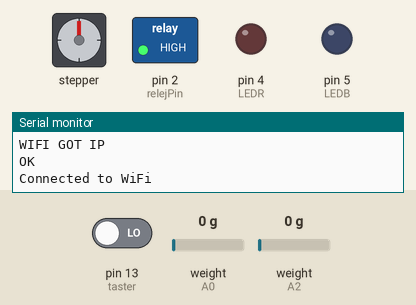
The sketch below on a simulated Arduino Uno, built with avr-gcc and run on an emulated ATmega328P. Shown: stepper motor, switched loads named in the sketch (green lamp = pin HIGH), output pins drawn as LEDs (lit = HIGH), the last lines printed to the serial monitor. Wiring (inferred from the names in the program): stepper motor (2048 steps per turn assumed): coils pin 8, pin 9, pin 10, pin 11. Inputs (shaded band) come from the test bench; at power-on: pin 13 (taster) LOW, weight on the scale (sensors on A2, A0) 0 g. The modem accepts every AT command (registered, SIM ready, sends succeed) and sends nothing else.

Above: at 15.5 s.
15.9 s: pin 13 (taster) driven HIGH
At 28.8 s:
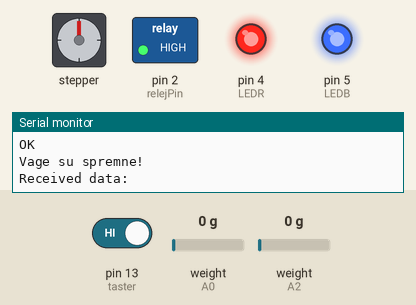
29.1 s: pin 13 (taster) driven LOW
At 34.2 s:
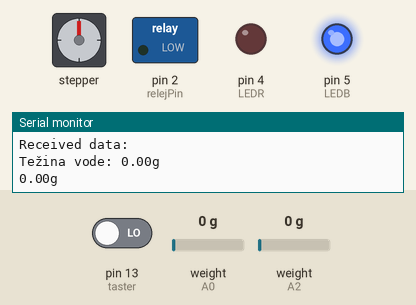
34.5 s: weight on the scale (sensor on A2) set to 442 g
37.2 s: weight on the scale (sensor on A2) set to 512 g
At 40.1 s:
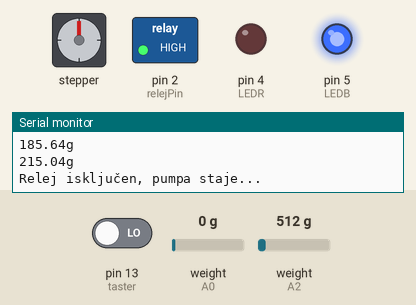
Timing chart, 0 to 41.6 s (numbered marks = the images above; inputs shaded):
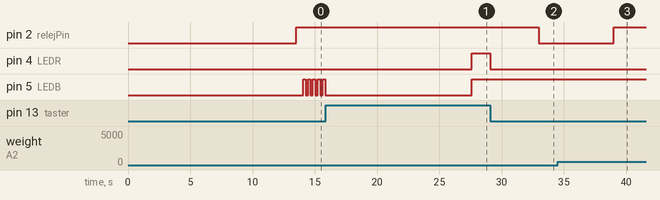

The sketch:

Automated_Pet_Feeder.ino
```cpp
#include <SoftwareSerial.h>
#include <ArduinoJson.h>
#include "HX711.h"
#include <Stepper.h>
#include <TimeLib.h>

#define STEPPER_PIN_1 8
#define STEPPER_PIN_2 9
#define STEPPER_PIN_3 10
#define STEPPER_PIN_4 11
const int stepsPerRevolution = 2048;
Stepper mojStepMotor(stepsPerRevolution, 8, 10, 9, 11);
int step_number = 0;

SoftwareSerial espSerial(7, 6);
String jsonData;

HX711 vagaHrana;
HX711 vagaVoda;
const int DT_VHrana = A0;
const int SCK_VHrana = A1;
const int DT_VVoda = A2;
const int SCK_VVoda = A3;

const int LEDB = 5;
int ledBState = LOW;
const int LEDR = 4;
const int taster = 13;
int tasterState = 0;

unsigned long poslednjeMerenjeVode = 0;
const unsigned long intervalMerenjaVode = 30 * 1000; // 2 minuta u milisekundama
const float maxTezinaVode = 200.0; // Maksimalna težina vode u gramima, prilagodi prema stvarnim vrednostima
const float granicaVode = maxTezinaVode / 3.0;
const int relejPin = 2;
bool relejUkljucen = false;

//Funkcija za pracenje odgovora sa ESP8622
boolean echoFind(String keyword) {
  byte current_char = 0;
  byte keyword_length = keyword.length();
  long deadline = millis() + 5000;

  while (millis() < deadline) {
    if (espSerial.available()) {
      char ch = espSerial.read();
      Serial.write(ch);

      if (ch == keyword[current_char]) {
        if (++current_char == keyword_length) {
          Serial.println();
          return true;
        }
      } else {
        current_char = 0;
      }
    }
  }
  return false;
}

//Funkcija za slanje AT komande na ESP8622
boolean SendCommand(String cmd, String ack) {
  espSerial.println(cmd);
  return echoFind(ack);
}

void setup() {
  Serial.begin(9600);
  espSerial.begin(9600);

  setTime(0,0,0,1,1,2024);
  if (SendCommand("AT+RST", "ready")) {
    delay(5000);
    Serial.println("ESP8266 reset successfully");
    blinkBlue(3,500);
  } else {
    Serial.println("Failed to reset ESP8266");
  }
  SendCommand(" =1", "OK");
  delay(500);

  pinMode(relejPin, OUTPUT);
  digitalWrite(relejPin, HIGH);

  pinMode(STEPPER_PIN_1, OUTPUT);
  pinMode(STEPPER_PIN_2, OUTPUT);
  pinMode(STEPPER_PIN_3, OUTPUT);
  pinMode(STEPPER_PIN_4, OUTPUT);
  pinMode(LEDB, OUTPUT);
  pinMode(LEDR, OUTPUT);
  pinMode(taster, INPUT);

  if (SendCommand("AT+CWJAP=\"Redmi Note 9\",\"ilija1999\"", "OK")) {
    delay(500);
    Serial.println("Connected to WiFi");
    blinkBlue(5,200);
    SendCommand("AT+CIFSR", "OK");
    delay(500);
    SendCommand("AT+CIPMUX=1", "OK");
    delay(500);
    SendCommand("AT+CIPSERVER=1,80", "OK");
    delay(500);

    vagaHrana.begin(DT_VHrana, SCK_VHrana);
    delay(500);
    vagaVoda.begin(DT_VVoda, SCK_VVoda);
    delay(500);
    if((vagaHrana.is_ready())&&(vagaVoda.is_ready())){
      delay(1000);
      vagaHrana.tare();
      delay(3000);
      vagaVoda.tare();
      delay(3000);
      Serial.println("Vage su spremne!");
      ledBState = HIGH;
      digitalWrite(LEDB,ledBState);
    }
    else{
      digitalWrite(LEDR, HIGH);
      Serial.println("Vage nisu spremne!");
    }

  } else {
    Serial.println("Failed to connect to WiFi");
    blinkRed(5,500);
  }
}

bool motorRotiran = false;
unsigned long motorRotationStartTime = 0;
bool podaciPrimljeni = false;
bool prviObrok;
int kolicina;
int vrednostDugmeta;
unsigned long vremePoslednjegObroka = 0;

void checkEsp() {
  if (espSerial.available() > 0) {
    String data = espSerial.readString();
    Serial.println("Received data:");
    Serial.println(data);

    if (data.indexOf("{") != -1 && data.lastIndexOf("}") != -1) {
      int startIndex = data.indexOf("{");
      int endIndex = data.lastIndexOf("}");
      jsonData = data.substring(startIndex, endIndex + 1);

      Serial.println("Linija sa JSON podacima: ");
      Serial.println(jsonData);

      processJsonData(jsonData, kolicina, vrednostDugmeta);

      Serial.print("Količina: ");
      Serial.println(String(kolicina));

      Serial.print("Vrednost dugmeta: ");
      Serial.println(vrednostDugmeta);

      podaciPrimljeni = true;
      prviObrok = false;
    }
  }
}

void proveriVodu() {
  unsigned long trenutnoVreme = millis();
  if (trenutnoVreme - poslednjeMerenjeVode >= intervalMerenjaVode) {
    poslednjeMerenjeVode = trenutnoVreme;
    float tezinaVode = getWeight(&vagaVoda);
    tasterState = digitalRead(taster);
    delay(500);
    Serial.println("Težina vode: " + String(tezinaVode) + "g");
    if(tezinaVode < granicaVode && tasterState == LOW){
      digitalWrite(LEDR,LOW);
      while (1) {
        tezinaVode = getWeight(&vagaVoda);
        delay(500);
        Serial.println(String(tezinaVode) + "g");
        if (tezinaVode < granicaVode && !relejUkljucen) {
          digitalWrite(relejPin, LOW); // Uključi relej
          relejUkljucen = true;
        }
        if (tezinaVode >= maxTezinaVode && relejUkljucen) {
          digitalWrite(relejPin, HIGH); // Isključi relej
          relejUkljucen = false;
          Serial.println("Relej isključen, pumpa staje...");
          break;
        }
      }
    }
    else{
      digitalWrite(LEDR, HIGH);
    }
  }
}
void servirajPrviObrok(){
  // Merenje težine sa senzora i rotacija motora samo ako su podaci primljeni
  if (podaciPrimljeni && !prviObrok) {
     while (1) {
        float tezina_VH = getWeight(&vagaHrana);
        Serial.println(String(tezina_VH) + "g");
        if (tezina_VH < kolicina && !motorRotiran) {
          rotirajMotor();
        }
        if (tezina_VH >= kolicina) {
          motorRotiran = false;
          prviObrok = true;
          vremePoslednjegObroka = now();
          delay(1000);
          break;
        }
     }
  }
}
int interval;
void servirajNaredniObrok(){
  if (prviObrok) {
    unsigned long trenutnoVreme = now();
    unsigned long vremeOdPoslednjegObroka = trenutnoVreme - vremePoslednjegObroka;

    // Postavljanje intervala na osnovu vrednostiDugmeta
    switch (vrednostDugmeta) {
      case 2:
        interval = 2 * 60; // 2 minuta u sekundama
        break;
      case 8:
        interval = 8 * 3600; // 8 sati u sekundama
        break;
      case 12:
        interval = 12 * 3600; // 12 sati u sekundama
        break;
      case 24:
        interval = 24 * 3600; // 24 sata u sekundama
        break;
      default:
        interval = 8 * 3600;
        break;
    }
    if (vremeOdPoslednjegObroka >= interval) {
      Serial.println("Vreme za sledeći obrok!");
      float tezina_VH = getWeight(&vagaHrana);
      if(tezina_VH <= kolicina)
      {
        while (1) {
          tezina_VH = getWeight(&vagaHrana);
          Serial.println(String(tezina_VH) + "g");
          if (tezina_VH < kolicina && !motorRotiran) {
            rotirajMotor();
          }
          if (tezina_VH >= kolicina) {
            motorRotiran = false;
            vremePoslednjegObroka = now();
            delay(1000);
            break;
          }
        }
      }else{
        vremePoslednjegObroka = now();
      }
    }
  }
}
void loop() {
  tasterState = digitalRead(taster);
  if (tasterState == HIGH) {
    digitalWrite(LEDR, HIGH);
  } else {
    digitalWrite(LEDR, LOW);
  }
  proveriVodu(); //Provera i dopuna vode
  servirajPrviObrok(); //Serviranje prvog obroka nakon prinjama informacija
  servirajNaredniObrok(); //Izracunavanje vremena za sledeci obrok i serviranje
  checkEsp(); //Osluskivanje da li su podaci sa aplikacije stigli
}

// Funkcija za tumacenje JSON fajla koji stigne sa beka na ESP8622 i izvlacenje vrednosti svojstva kolicina, vrednostDugmeta i selectedTime iz JSON-a
void processJsonData(const String& jsonData, int& kolicina, int& vrednostDugmeta) {
  // Dinamičko alociraje memorije za JSON dokument.
  const size_t capacity = JSON_OBJECT_SIZE(2) + 50;
  DynamicJsonDocument doc(capacity);

  // Konvertovanje u JSON
  DeserializationError error = deserializeJson(doc, jsonData);

  // Provera moguce greske
  if (error) {
    Serial.print("Greška prilikom tumačenja JSON podataka: ");
    Serial.println(error.c_str());
    return false;
  }

  // JSON podaci su uspešno tumačeni
  Serial.println("JSON podaci uspešno tumačeni.");

  // Izvlacenje svojstva
  kolicina = doc["k"].as<int>();
  vrednostDugmeta = doc["v"].as<int>();
}


// Funkcija iscitavanje sa vage
float getWeight(HX711* scale) {
  // Čitanje i konvertovanje podataka iz vagi koristeći kalibraciju
  return scale->get_units(10) / 1000.0;
}

//Funkcija za rotaciju motora
void rotirajMotor() {
  mojStepMotor.setSpeed(15);
  mojStepMotor.step(stepsPerRevolution);
}

void blinkBlue(int count, int duration) {
  for (int i = 0; i < count; i++) {
    digitalWrite(LEDB, HIGH);
    delay(duration);
    digitalWrite(LEDB, LOW);
    delay(duration);
  }
}

void blinkRed(int count, int duration) {
  for (int i = 0; i < count; i++) {
    digitalWrite(LEDR, HIGH);
    delay(duration);
    digitalWrite(LEDR, LOW);
    delay(duration);
  }
}
```

Measured:
- the behaviour switches between 476 and 477 g on weight on the scale (sensor on A2) (found by bisection; images 2 and 3)
- after the input at 15.9 s, pin 4 (LEDR): LOW → HIGH after 11.7 s
- after the input at 29.1 s, pin 2 (relejPin): HIGH → LOW after 3.9 s; pin 4 (LEDR): HIGH → LOW at once
- after the input at 37.2 s, pin 2 (relejPin): LOW → HIGH after 1.8 s
